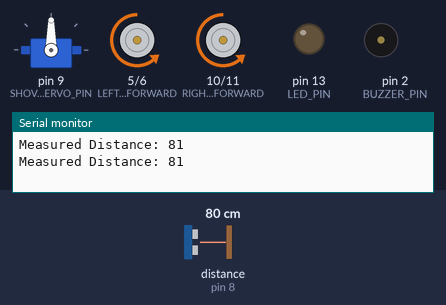
Bench run of a sketch on a simulated Arduino Uno, built with avr-gcc and run on an emulated ATmega328P. Parts: servo, motor-driver pin pairs drawn as motors (green arrow = first pin HIGH = forward, orange = second pin HIGH = backward, longer = more drive), output pins drawn as LEDs (lit = HIGH), buzzer (waves = sounding, pin HIGH), the last lines printed to the serial monitor. The test bench sets the inputs (shaded band); at power-on: distance to the obstacle (sensor on pin 8) 80 cm. The echo pulse lasts 58.3 µs per cm.

Above: at 4.3 s.
4.4 s: distance to the obstacle (sensor on pin 8) set to 51 cm
8.9 s: distance to the obstacle (sensor on pin 8) set to 46 cm
At 9.6 s:
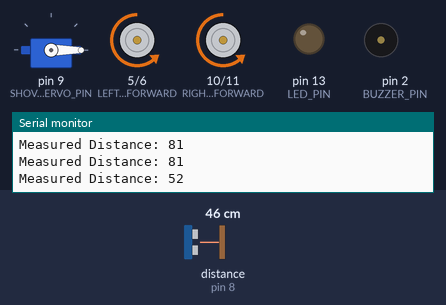
At 11.2 s:
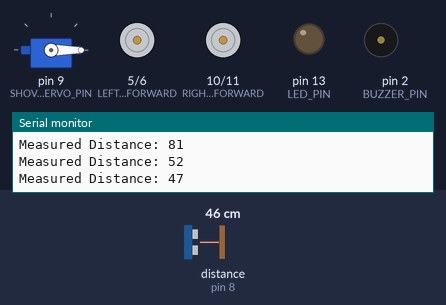
22.0 s: distance to the obstacle (sensor on pin 8) set to 2 cm
At 23.52 s:
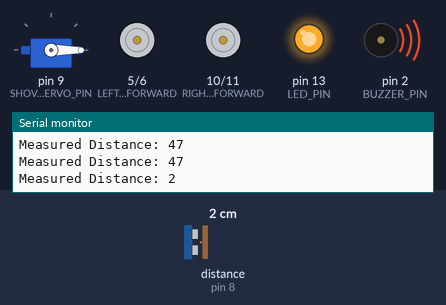
Timing chart, 0 to 28.7 s (numbered marks = the images above; inputs shaded):
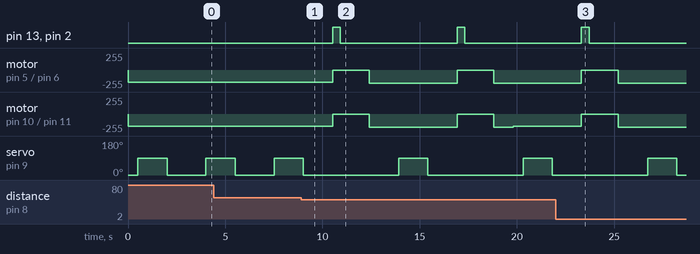

Measured:
- the behaviour switches between 49 and 48 cm on distance to the obstacle (sensor on pin 8) (found by bisection; images 0 and 1)
- after the input at 8.9 s, pin 13 (LED_PIN), pin 2 (BUZZER_PIN): alternates HIGH for 0.40 s and LOW for 6.0 s, starting after 1.6 s

The sketch:

River_Cleaning_Robot1.ino
```cpp
#include <Servo.h>
#include <NewPing.h>

#define LEFT_MOTOR_FORWARD 5
#define LEFT_MOTOR_BACKWARD 6
#define RIGHT_MOTOR_FORWARD 10
#define RIGHT_MOTOR_BACKWARD 11

// Ultrasonic Sensor Pins
#define TRIG_PIN 7
#define ECHO_PIN 8
#define MAX_DISTANCE 200 // (in cm)


#define LED_PIN 13
#define BUZZER_PIN 2


#define SHOVEL_SERVO_PIN 9

// Motor Speed
const int MOTOR_SPEED = 200;

Servo shovelServo;
NewPing sonar(TRIG_PIN, ECHO_PIN, MAX_DISTANCE);

void setup() {
  // Motor setup
  pinMode(LEFT_MOTOR_FORWARD, OUTPUT);
  pinMode(LEFT_MOTOR_BACKWARD, OUTPUT);
  pinMode(RIGHT_MOTOR_FORWARD, OUTPUT);
  pinMode(RIGHT_MOTOR_BACKWARD, OUTPUT);

  // Indicator setup
  pinMode(LED_PIN, OUTPUT);
  pinMode(BUZZER_PIN, OUTPUT);

  // Shovel setup
  shovelServo.attach(SHOVEL_SERVO_PIN);
  shovelServo.write(0); // Initial shovel position

  // Serial Monitor
  Serial.begin(9600);
}

void loop() {
  moveForward();

  int distance = getDistance();
  Serial.print("Measured Distance: ");
  Serial.println(distance);

  if (distance > 0 && distance < 50) {
    handleObstacle();
  }

  operateStairBrushes();
  operateShovel();
}


void moveForward() {
  analogWrite(LEFT_MOTOR_FORWARD, MOTOR_SPEED);
  analogWrite(RIGHT_MOTOR_FORWARD, MOTOR_SPEED);

  digitalWrite(LEFT_MOTOR_BACKWARD, LOW);
  digitalWrite(RIGHT_MOTOR_BACKWARD, LOW);
}

void moveBackward() {
  analogWrite(LEFT_MOTOR_BACKWARD, MOTOR_SPEED);
  analogWrite(RIGHT_MOTOR_BACKWARD, MOTOR_SPEED);

  digitalWrite(LEFT_MOTOR_FORWARD, LOW);
  digitalWrite(RIGHT_MOTOR_FORWARD, LOW);
}

void stopMotors() {
  digitalWrite(LEFT_MOTOR_FORWARD, LOW);
  digitalWrite(LEFT_MOTOR_BACKWARD, LOW);
  digitalWrite(RIGHT_MOTOR_FORWARD, LOW);
  digitalWrite(RIGHT_MOTOR_BACKWARD, LOW);
}

// Obstacle Handling
void handleObstacle() {
  stopMotors();
  alertObstacle();
  delay(1500);

  moveBackward();
  delay(1000);

  stopMotors();
}

// Buzzer Alert
void alertObstacle() {
  digitalWrite(LED_PIN, HIGH);
  digitalWrite(BUZZER_PIN, HIGH);
  delay(400);
  digitalWrite(BUZZER_PIN, LOW);
  digitalWrite(LED_PIN, LOW);
}


// ultraSonic logic
int getDistance() {
  return sonar.ping_cm(); // Get distance in cm
}

// Shovel Operation
void operateShovel() {
  shovelServo.write(90);
  delay(1500);
  shovelServo.write(0);
  delay(1500);
}

// Stair Brush Operation
void operateStairBrushes() {
  analogWrite(LEFT_MOTOR_BACKWARD, 180);
  analogWrite(RIGHT_MOTOR_BACKWARD, 180);

  digitalWrite(LEFT_MOTOR_FORWARD, LOW);
  digitalWrite(RIGHT_MOTOR_FORWARD, LOW);

  delay(500);
}
```
